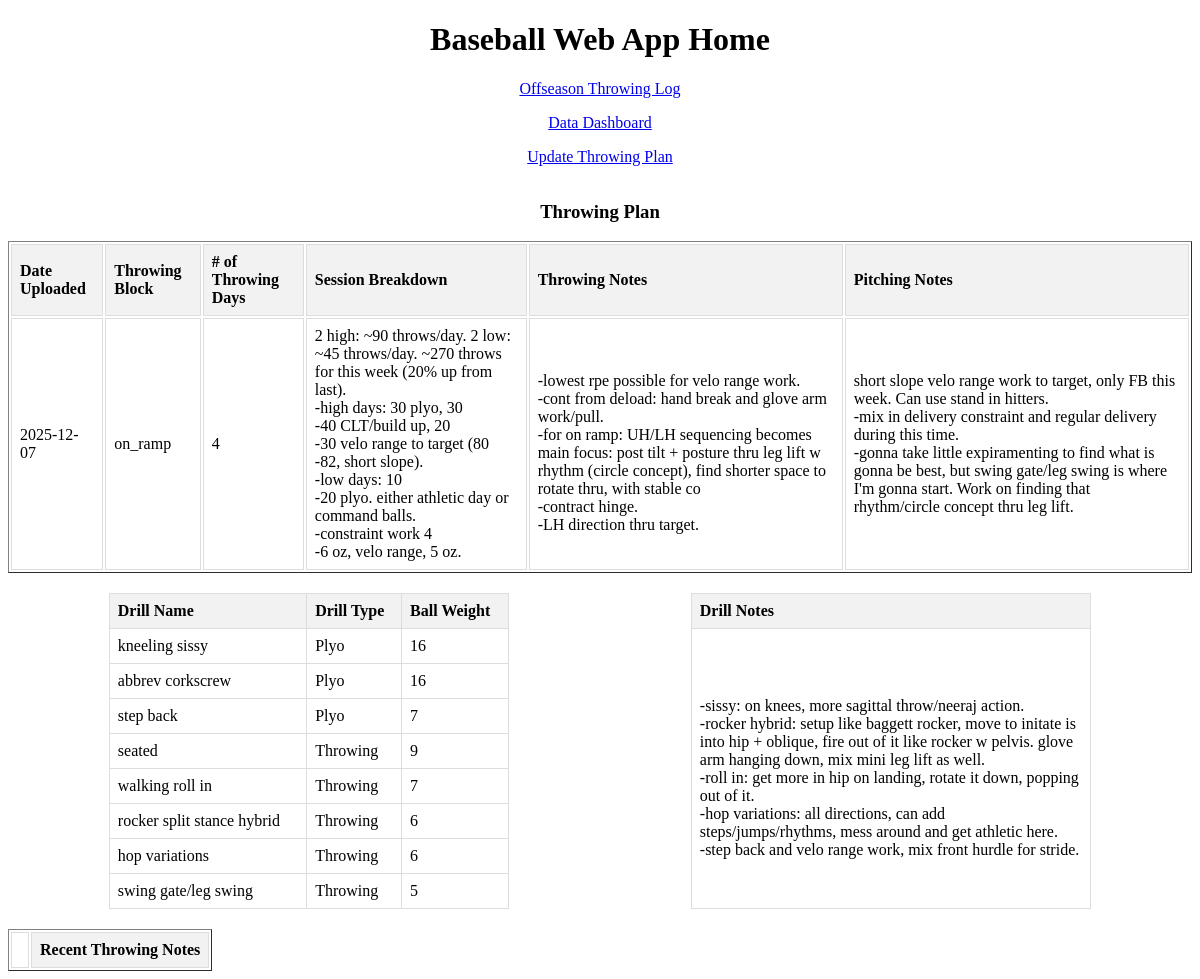
Before: / with the older database file.
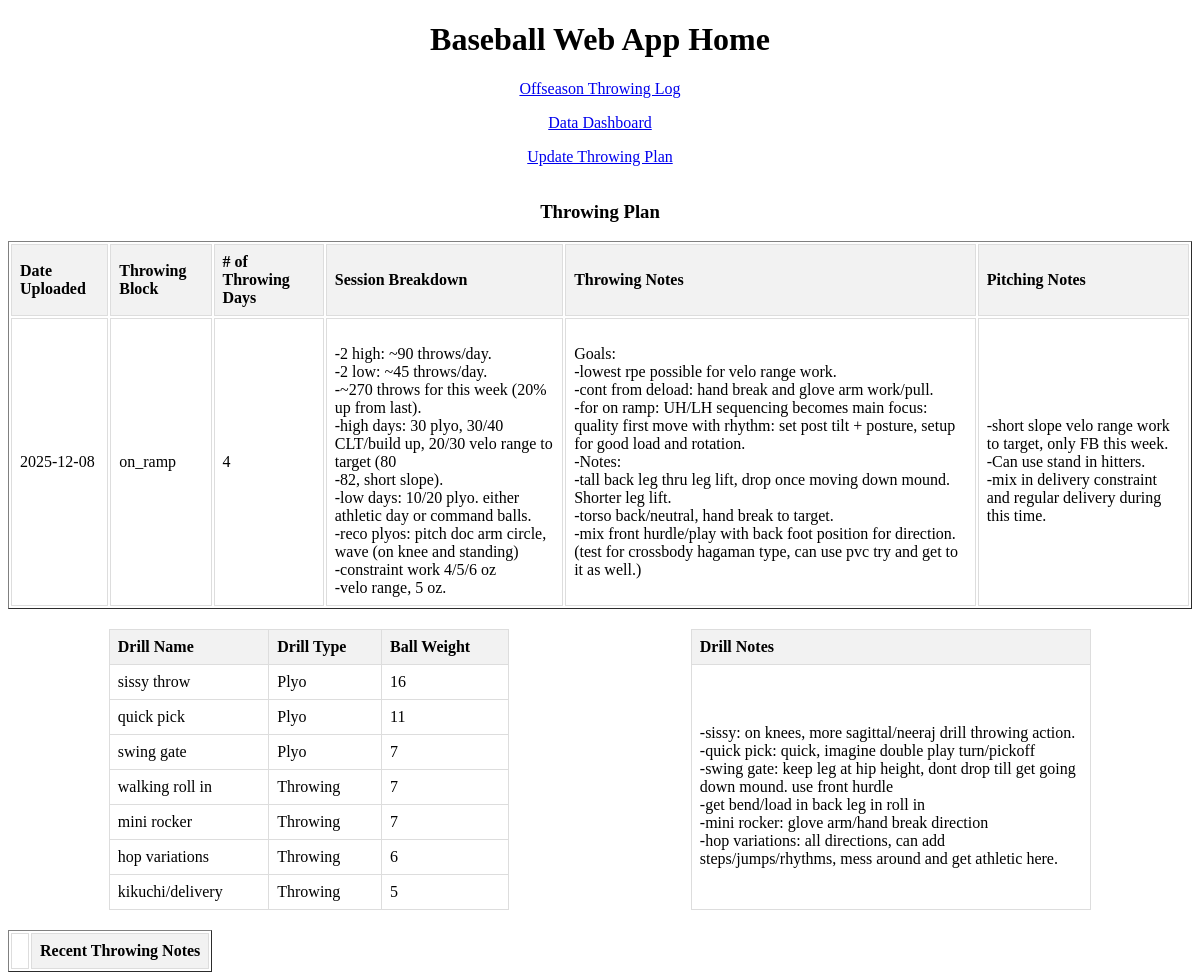
After: the same page with the newer database file.
### tables this page shows
CREATE TABLE "throwing_plan" (
	"id"	INTEGER,
	"date"	TEXT,
	"throwing_block"	TEXT,
	"num_throwing_days"	INTEGER,
	"throwing_sessions"	TEXT,
	"throwing_notes"	TEXT,
	"pitching_notes"	TEXT,
	"drill_notes"	TEXT,
	PRIMARY KEY("id" AUTOINCREMENT)
);

CREATE TABLE "throwing_plan_drills" (
	"id"	INTEGER,
	"sessionId"	INTEGER NOT NULL,
	"drill_name"	TEXT,
	"drill_type"	TEXT,
	"ball_weight"	TEXT,
	PRIMARY KEY("id" AUTOINCREMENT),
	FOREIGN KEY("sessionId") REFERENCES "throwing_plan"("id") ON DELETE CASCADE
);

### app.py (the view)
@app.route("/", methods=["GET"])
def index():
    throwing_notes = get_throwing_notes()
    throwing_plan, drills = get_throwing_plan()
    return render_template('index.html', throwing_notes = throwing_notes, throwing_plan=throwing_plan, drills=drills)

### app.py (called while the page is built)
def get_db_connection():
    conn = sqlite3.connect('training_log.db')
    conn.row_factory = sqlite3.Row
    return conn

def get_throwing_notes():
    conn = get_db_connection()
    cursor = conn.cursor()
    cursor.execute('Select notes, date from throwing_sessions Where date >= datetime("now", "-8 days") ORDER BY  date DESC')
    notes = cursor.fetchall()
    conn.close()
    updated_notes = []
    for row in notes:
        notes = row["notes"] or ""
        updated_notes.append({
            "date": row["date"],
            "notes_html": notes.replace("-", "<br>-")
    })
    return updated_notes

### templates/index.html (shortened to what this page needs)
<!DOCTYPE html>
<html lang="">
  <head>
  </head>
  <body>
    <header><h1>Baseball Web App Home</h1></header>
    <main>
     <p><a href="{{ url_for('offszn_throwing_form') }}">Offseason Throwing Log</a></p>
     <p><a href="{{ url_for('dashboard') }}">Data Dashboard</a></p>
     <p><a href = "{{ url_for('throwing_plan') }}">Update Throwing Plan </a></p>
     <table border="1">
     			<caption><h3>Throwing Plan</h3></caption>
            <thead>
                <tr>
                    <th>Date Uploaded</th>
						  <th>Throwing Block</th>
						  <th># of Throwing Days</th>
						  <th>Session Breakdown</th>
						  <th>Throwing Notes</th>
						  <th>Pitching Notes</th>
                </tr>
            </thead>
            <tbody>
                {% for data in throwing_plan %}
                <tr>
                	  <td>{{ data["date"] }}</td>
                    <td>{{ data["throwing_block"] }}</td>
                    <td>{{ data["num_throwing_days"] }}</td>
                    <td>{{ data["sessions_html"]  | safe }}</td>
                    <td>{{ data["th_notes_html"]  | safe }}</td>
                    <td>{{ data["p_notes_html"]  | safe }}</td>
                </tr>
                {% endfor %}
            </tbody>
        </table>
      <div class = "table-container">
      <table class = "table" border="1">
            <thead>
                <tr>
                    <th>Drill Name</th>
                    <th>Drill Type</th>
						  <th>Ball Weight</th>
                </tr>
            </thead>
            <tbody>
                {% for data in drills %}
                <tr>
                	  <td>{{ data[2] }}</td>
                    <td>{{ data[3] }}</td>
                    <td>{{ data[4] }}</td>
                </tr>
                {% endfor %}
            </tbody>
        </table>
        <table class="table">
        <thead><tr><th>Drill Notes</th></tr></thead>
        <tbody><tr>
        	{% for data in throwing_plan %}
					 	<td>{{ data["d_notes_html"]  | safe }}</td>
					 {% endfor %}
        </tr></tbody>
         </table>
         </div>
		<table border="1">
            <thead>
                <tr>
                <td></td>
                    <th>Recent Throwing Notes</th>
                </tr>
            </thead>
        </table>
    </main>
  </body>
</html>

Changed rows visible on the page:
no longer on this page (row edited): throwing_plan: date "2025-12-07", throwing_block "on_ramp", num_throwing_days "4", sessions_html "2 high: ~90 throws/day. 2 low: ~45 throws/day. ~270 throws for this week (20% up from last). -high days: 30 plyo, 30 -40 CLT/build up, 20 -30 velo range to target (80 -82, short slope). -low days: 10 -20 plyo. either athletic day or command balls. -constraint work 4 -6 oz, velo range, 5 oz.", th_notes_html "-lowest rpe possible for velo range work. -cont from deload: hand break and glove arm work/pull. -for on ramp: UH/LH sequencing becomes main focus: post tilt + posture thru leg lift w rhythm (circle concept), find shorter space to rotate thru, with stable co -contract hinge. -LH direction thru target.", p_notes_html "short slope velo range work to target, only FB this week. Can use stand in hitters. -mix in delivery constraint and regular delivery during this time. -gonna take little expiramenting to find what is gonna be best, but swing gate/leg swing is where I'm gonna start. Work on finding that rhythm/circle concept thru leg lift.", d_notes_html "-sissy: on knees, more sagittal throw/neeraj action. -rocker hybrid: setup like baggett rocker, move to initate is into hip + oblique, fire out of it like rocker w pelvis. glove arm hanging down, mix mini leg lift as well. -roll in: get more in hip on landing, rotate it down, popping out of it. -hop variations: all directions, can add steps/jumps/rhythms, mess around and get athletic here. -step back and velo range work, mix front hurdle for stride."
no longer on this page (row unchanged): throwing_plan_drills: drill_name "kneeling sissy", drill_type "Plyo", ball_weight "16"
no longer on this page (row unchanged): throwing_plan_drills: drill_name "abbrev corkscrew", drill_type "Plyo", ball_weight "16"
no longer on this page (row unchanged): throwing_plan_drills: drill_name "step back", drill_type "Plyo", ball_weight "7"
no longer on this page (row unchanged): throwing_plan_drills: drill_name "seated", drill_type "Throwing", ball_weight "9"
no longer on this page (row unchanged): throwing_plan_drills: drill_name "rocker split stance hybrid", drill_type "Throwing", ball_weight "6"
no longer on this page (row unchanged): throwing_plan_drills: drill_name "swing gate/leg swing", drill_type "Throwing", ball_weight "5"
added throwing_plan: date "2025-12-08", throwing_block "on_ramp", num_throwing_days "4", sessions_html "-2 high: ~90 throws/day. -2 low: ~45 throws/day. -~270 throws for this week (20% up from last). -high days: 30 plyo, 30/40 CLT/build up, 20/30 velo range to target (80 -82, short slope). -low days: 10/20 plyo. either athletic day or command balls. -reco plyos: pitch doc arm circle, wave (on knee and standing) -constraint work 4/5/6 oz -velo range, 5 oz.", th_notes_html "Goals: -lowest rpe possible for velo range work. -cont from deload: hand break and glove arm work/pull. -for on ramp: UH/LH sequencing becomes main focus: quality first move with rhythm: set post tilt + posture, setup for good load and rotation. -Notes: -tall back leg thru leg lift, drop once moving down mound. Shorter leg lift. -torso back/neutral, hand break to target. -mix front hurdle/play with back foot position for direction. (test for crossbody hagaman type, can use pvc try and get to it as well.)", p_notes_html "-short slope velo range work to target, only FB this week. -Can use stand in hitters. -mix in delivery constraint and regular delivery during this time.", d_notes_html "-sissy: on knees, more sagittal/neeraj drill throwing action. -quick pick: quick, imagine double play turn/pickoff -swing gate: keep leg at hip height, dont drop till get going down mound. use front hurdle -get bend/load in back leg in roll in -mini rocker: glove arm/hand break direction -hop variations: all directions, can add steps/jumps/rhythms, mess around and get athletic here."
added throwing_plan_drills: drill_name "sissy throw", drill_type "Plyo", ball_weight "16"
added throwing_plan_drills: drill_name "quick pick", drill_type "Plyo", ball_weight "11"
added throwing_plan_drills: drill_name "swing gate", drill_type "Plyo", ball_weight "7"
added throwing_plan_drills: drill_name "mini rocker", drill_type "Throwing", ball_weight "7"
added throwing_plan_drills: drill_name "kikuchi/delivery", drill_type "Throwing", ball_weight "5"
